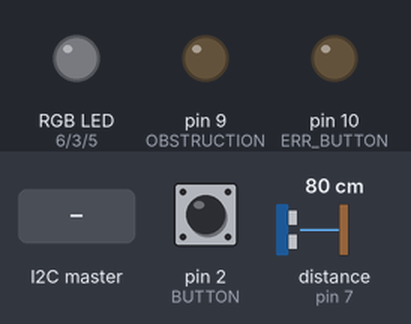
Recording of a sketch running on a simulated Arduino Uno, built with avr-gcc and run on an emulated ATmega328P. Shown: an RGB LED mixed from three pins (HIGH = lit), output pins drawn as LEDs (lit = HIGH). Wiring (inferred from the names in the program): ultrasonic range finder: trigger pin 8; echo pin 7. Dashed ring = blinking. The test bench sets the inputs (shaded band); at power-on: pin 2 (BUTTON) HIGH, distance to the obstacle (sensor on pin 7) 80 cm. The echo pulse lasts 58.3 µs per cm; pins used as bus, display or sensor lines are not drawn; what the sketch prints to the serial monitor is not drawn.

Above: at 0.05 s.
At 1.2 s:
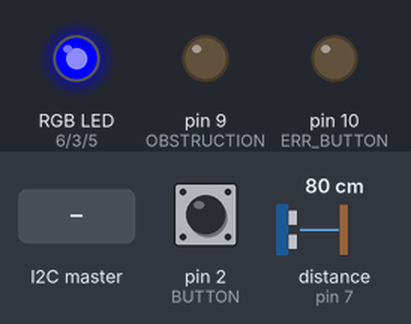
1.3 s: pin 2 (BUTTON) pulled LOW for 0.15 s
At 1.87 s:
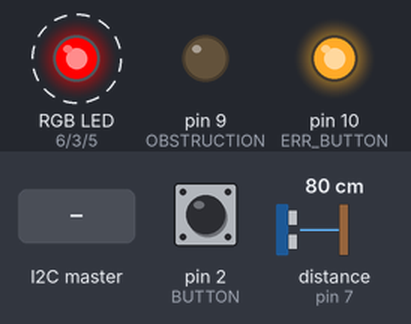
4.3 s: the I2C master sends the byte 1
Timing chart, 0 to 13.3 s (numbered marks = the images above; inputs shaded):
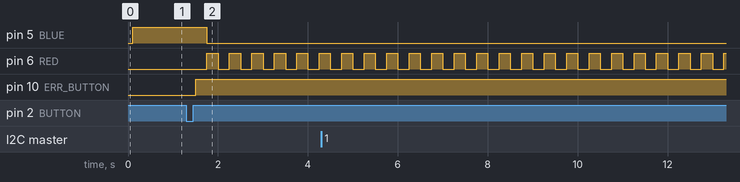

Measured:
- after the input at 1.3 s, pin 5 (BLUE): HIGH → LOW after 0.45 s; pin 6 (RED): alternates HIGH for 0.25 s and LOW for 0.25 s, starting after 0.45 s; pin 10 (ERR_BUTTON): LOW → HIGH after 0.20 s

The sketch:

Arduino_Nano_Superway_Code_2016_Fall.ino
```cpp
#include <Wire.h>      // This allows communication between Arduinos


// Pins A4 and A5 are connected from the Nano to the Uno respectively
#define ECHO                7      // Echo Pin
#define TRIG                8      // Trigger Pin
#define RED                 6      // STOP and error status
#define GREEN               3      // GO status
#define BLUE                5      // Status of podcar
#define BUTTON              2      // Kill Switch
#define OBSTRUCTION         9      // Stop motors based on ultrasonic
#define ERR_BUTTON         10      // Stop motors based on button


// For button state
#define NOT_PRESSED          LOW
#define IS_PRESSED           HIGH


// For ultrasonic
#define OFF                  LOW
#define ON                   HIGH


// RGB LED: green for GO status, red for STOP, blue for hall effect sensor status, blinking red for error
// Blinking blue for station arrival

int maximumRange = 200;  // Maximum range needed
int minimumRange = 0;    // Minimum range needed
long duration;           // Duration used to calculate distance
int distance;            // Stores the distance


// Latching button using software
boolean switch_state = true;


// Array that stores receiving values from Uno
int hall_station_state[3];   // status update of hall effect sensor and stationID


// Stores the state of the button
int buttonState;


void setup()
{
 Wire.begin(8);     // join the i2c bus with address #8

 // Outputs
 pinMode(TRIG, OUTPUT);
 pinMode(RED, OUTPUT);
 pinMode(GREEN, OUTPUT);
 pinMode(BLUE, OUTPUT);
 pinMode(ERR_BUTTON, OUTPUT);
 pinMode(OBSTRUCTION, OUTPUT);


 // Inputs
 pinMode(ECHO, INPUT);
 pinMode(BUTTON,INPUT_PULLUP);


 // change this to 57600 for XBEE Comm
 Serial.begin (9600);
}

void loop()
{
 // Continuously check the status of the button
 buttonState = digitalRead(BUTTON);
 delay(50);


 // Receives values from the Uno
 Wire.onReceive(hall_effect_state);
 delay(50);


/* The following trigPin/echoPin cycle is used to determine the
 distance of the nearest object by bouncing soundwaves off of it. */
 digitalWrite(TRIG, OFF);
 delayMicroseconds(2);

 digitalWrite(TRIG, ON);
 delayMicroseconds(10);

 digitalWrite(TRIG, OFF);

 // returns the length of the pulse in microseconds
 duration = pulseIn(ECHO, ON);

 //Calculate the distance (in cm) based on the speed of sound.
 distance = duration/58.2;


 // changed distance from 30 cm to 15 cm due to pole obstacle
 // LED is Red when statement is true
 if (distance <= 15)
 {
  analogWrite(RED, 255);
  analogWrite(GREEN, 0);
  analogWrite(BLUE, 0);

  // Turns off the motors, podcar stops
  digitalWrite(OBSTRUCTION, ON);
 }

 // LED is blinking red if button is pressed and podcar stops
 else if (buttonState < 1)
 {
  // Creates a latching button
  switch_state = !switch_state;

  // Stops the motors, podcar stops
  digitalWrite(ERR_BUTTON, IS_PRESSED);
  delay(250);

  // Blinks the LED red
  do
  {
   analogWrite(RED, 255);
   analogWrite(GREEN, 0);
   analogWrite(BLUE, 0);
   delay(250);

   analogWrite(RED, 0);
   analogWrite(GREEN, 0);
   analogWrite(BLUE, 0);
   delay(250);
  }
  // Continues to blink while latching button is in effect
  // Only way to stop this cycle is to reset Arduino or add another button
  while(switch_state == false);
 }

 // LED is blue if any hall effect sensor reads a magnet
 else if(hall_station_state[1] == 0 || hall_station_state[2] == 0)
 {
  analogWrite(RED, 0);
  analogWrite(GREEN, 0);
  analogWrite(BLUE, 255);
 }

 // LED should be green and podcar still running
 else
 {
  analogWrite(RED, 0);
  analogWrite(GREEN, 255);
  analogWrite(BLUE, 0);

  // Makes sure that the button and ultrasonic do not affect the motion
  // of the podcar
  digitalWrite(ERR_BUTTON, NOT_PRESSED);
  digitalWrite(OBSTRUCTION, OFF);
 }

 // Delay 50ms before next reading.
 delay(50);
}

// Will check how many values are being received
void hall_effect_state(int howMany)
{
  while(Wire.available())
  {
    for(int i=1; i<=3; i++)
    {
     // Receives values in order
     // hall_station_state = {hall sensor 1, hall sensor 2, RFID}
     hall_station_state[i] = Wire.read();
    }
    // Optional if one wishes to see the values and for debugging purposes
    Serial.println(hall_station_state[1]);
    Serial.println(hall_station_state[2]);
    Serial.println(hall_station_state[3]);
  }
}
```
